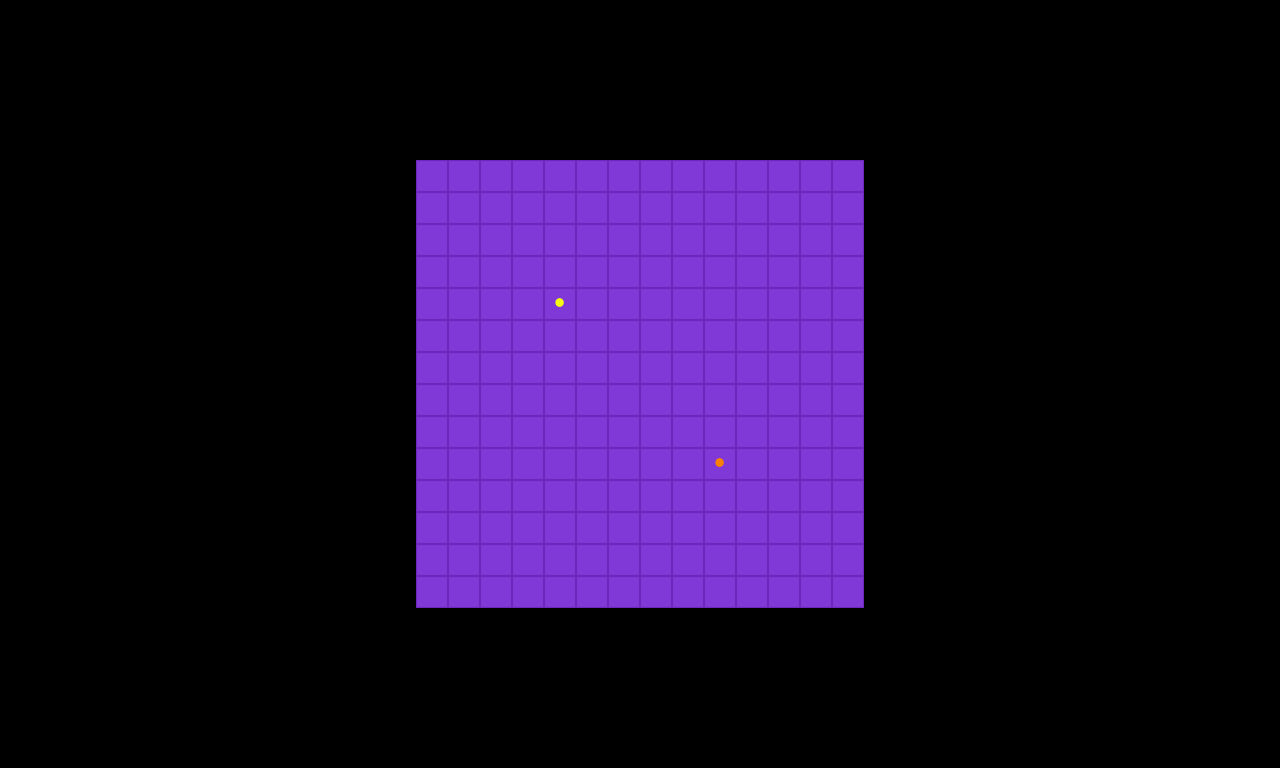

This game map was drawn from its Tiled (.tmx) file and the tilesets committed beside it. A one-line description and the trimmed map source follow:
An orthogonal 40x24 tile map with 32x32 px tiles, 1 tile layer (Tile Layer), 1 hidden layer not drawn, 3 tilesets and 242 objects (0I1, 0I2, 0I3, 0I4, 0I5, ...).

<map version="1.8" tiledversion="1.8.2" orientation="orthogonal" renderorder="right-down" compressionlevel="0" width="40" height="24" tilewidth="32" tileheight="32" infinite="0" nextlayerid="9" nextobjectid="907">
 <tileset firstgid="1" name="tiles" tilewidth="32" tileheight="32" tilecount="0" columns="3">
  <image source="game_squares.png" width="96" height="64" />
 </tileset>
 <tileset firstgid="1" source="tileset1.tsx" />
 <tileset firstgid="6" source="tileset3.tsx" />
 <imagelayer id="2" name="Image Layer" visible="0">
  <image source="bg.png" />
 </imagelayer>
 <objectgroup id="3" name="Object Layer">
  <object id="1" name="0I1" x="32" y="32" width="32" height="32" />
  <object id="3" name="0I2" x="32" y="128" width="32" height="32" />
  <object id="4" name="0I3" x="32" y="256" width="32" height="32" />
  <object id="5" name="0I4" x="32" y="416" width="32" height="32" />
  <object id="6" name="0I5" x="32" y="608" width="32" height="32" />
  <object id="7" name="0V3" x="32" y="704" width="32" height="32" />
  <object id="8" name="0L4" x="128" y="96" width="32" height="32" />
  <object id="9" name="0Y" x="128" y="288" width="32" height="32" />
  <object id="10" name="0O4" x="128" y="384" width="32" height="32" />
  <object id="11" name="0U" x="128" y="480" width="32" height="32" />
  <object id="12" name="0N" x="128" y="576" width="32" height="32" />
  <object id="13" name="0T4" x="160" y="704" width="32" height="32" />
  <object id="14" name="0X" x="256" y="64" width="32" height="32" />
  <object id="15" name="0T5" x="224" y="224" width="32" height="32" />
  <object id="16" name="0Z5" x="320" y="288" width="32" height="32" />
  <object id="17" name="0V5" x="224" y="512" width="32" height="32" />
  <object id="18" name="0L5" x="256" y="704" width="32" height="32" />
  <object id="19" name="0W" x="320" y="416" width="32" height="32" />
  <object id="20" name="0Z4" x="128" y="192" width="32" height="32" />
  <object id="21" name="0P" x="320" y="128" width="32" height="32" />
  <object id="22" name="0F" x="320" y="608" width="32" height="32" />
  <object id="46" name="Board" x="416" y="160" width="448" height="448" />
  <object id="882" name="1I1" x="896" y="32" width="32" height="32" />
  <object id="883" name="1I2" x="896" y="128" width="32" height="32" />
  <object id="884" name="1I3" x="896" y="256" width="32" height="32" />
  <object id="885" name="1I4" x="896" y="416" width="32" height="32" />
  <object id="886" name="1I5" x="896" y="608" width="32" height="32" />
  <object id="887" name="1V3" x="896" y="704" width="32" height="32" />
  <object id="888" name="1L4" x="992" y="96" width="32" height="32" />
  <object id="889" name="1Y" x="992" y="288" width="32" height="32" />
  <object id="890" name="1O4" x="992" y="384" width="32" height="32" />
  <object id="891" name="1U" x="992" y="480" width="32" height="32" />
  <object id="892" name="1N" x="992" y="576" width="32" height="32" />
  <object id="893" name="1T4" x="1024" y="704" width="32" height="32" />
  <object id="894" name="1X" x="1120" y="64" width="32" height="32" />
  <object id="895" name="1T5" x="1088" y="224" width="32" height="32" />
  <object id="896" name="1Z5" x="1184" y="288" width="32" height="32" />
  <object id="897" name="1V5" x="1088" y="512" width="32" height="32" />
  <object id="898" name="1L5" x="1120" y="704" width="32" height="32" />
  <object id="899" name="1W" x="1184" y="416" width="32" height="32" />
  <object id="900" name="1Z4" x="992" y="192" width="32" height="32" />
  <object id="901" name="1P" x="1184" y="128" width="32" height="32" />
  <object id="902" name="1F" x="1184" y="608" width="32" height="32" />
  <object id="903" name="Current Player" x="416.087" y="640.043" width="445.391" />
  <object id="904" name="Timer" x="575.638" y="705.333" width="126.058" />
  <object id="906" name="Settings" x="626.221" y="736.5" width="28.558" />
 </objectgroup>
 <objectgroup id="6" name="Board Layer" visible="0">
  <object id="63" name="0.13" x="416" y="160" width="32" height="32" />
  <object id="64" name="1.13" x="448" y="160" width="32" height="32" />
  <object id="65" name="2.13" x="480" y="160" width="32" height="32" />
  <object id="66" name="3.13" x="512" y="160" width="32" height="32" />
  <object id="67" name="4.13" x="544" y="160" width="32" height="32" />
  <object id="68" name="5.13" x="576" y="160" width="32" height="32" />
  <object id="69" name="6.13" x="608" y="160" width="32" height="32" />
  <object id="70" name="7.13" x="640" y="160" width="32" height="32" />
  <object id="71" name="8.13" x="672" y="160" width="32" height="32" />
  <object id="72" name="9.13" x="704" y="160" width="32" height="32" />
  <object id="73" name="10.13" x="736" y="160" width="32" height="32" />
  <object id="74" name="11.13" x="768" y="160" width="32" height="32" />
  <object id="75" name="12.13" x="800" y="160" width="32" height="32" />
  <object id="76" name="13.13" x="832" y="160" width="32" height="32" />
  <object id="77" name="0.12" x="416" y="192" width="32" height="32" />
  <object id="697" name="2.12" x="480" y="192" width="32" height="32" />
  <object id="710" name="3.12" x="512" y="192" width="32" height="32" />
  <object id="723" name="4.12" x="544" y="192" width="32" height="32" />
  <object id="736" name="5.12" x="576" y="192" width="32" height="32" />
  <object id="749" name="6.12" x="608" y="192" width="32" height="32" />
  <object id="762" name="7.12" x="640" y="192" width="32" height="32" />
  <object id="775" name="8.12" x="672" y="192" width="32" height="32" />
  <object id="788" name="9.12" x="704" y="192" width="32" height="32" />
  <object id="801" name="10.12" x="736" y="192" width="32" height="32" />
  <object id="814" name="11.12" x="768" y="192" width="32" height="32" />
  <object id="827" name="12.12" x="800" y="192" width="32" height="32" />
  <object id="880" name="13.12" x="832" y="192" width="32" height="32" />
  <object id="79" name="1.12" x="448" y="192" width="32" height="32" />
  <object id="105" name="1.11" x="448" y="224" width="32" height="32" />
  <object id="106" name="0.11" x="416" y="224" width="32" height="32" />
  <object id="696" name="2.11" x="480" y="224" width="32" height="32" />
  <object id="709" name="3.11" x="512" y="224" width="32" height="32" />
  <object id="722" name="4.11" x="544" y="224" width="32" height="32" />
  <object id="735" name="5.11" x="576" y="224" width="32" height="32" />
  <object id="748" name="6.11" x="608" y="224" width="32" height="32" />
  <object id="761" name="7.11" x="640" y="224" width="32" height="32" />
  <object id="774" name="8.11" x="672" y="224" width="32" height="32" />
  <object id="787" name="9.11" x="704" y="224" width="32" height="32" />
  <object id="800" name="10.11" x="736" y="224" width="32" height="32" />
  <object id="813" name="11.11" x="768" y="224" width="32" height="32" />
  <object id="826" name="12.11" x="800" y="224" width="32" height="32" />
  <object id="879" name="13.11" x="832" y="224" width="32" height="32" />
  <object id="107" name="0.10" x="416" y="256" width="32" height="32" />
  <object id="695" name="2.10" x="480" y="256" width="32" height="32" />
  <object id="708" name="3.10" x="512" y="256" width="32" height="32" />
  <object id="721" name="4.10" x="544" y="256" width="32" height="32" />
  <object id="734" name="5.10" x="576" y="256" width="32" height="32" />
  <object id="747" name="6.10" x="608" y="256" width="32" height="32" />
  <object id="760" name="7.10" x="640" y="256" width="32" height="32" />
  </objectgroup>
 <layer id="8" name="Tile Layer" width="40" height="24">
  <data>[960 cells, 196 non-empty, 3 distinct tile ids]</data>
 </layer>
</map>
<!-- 147 of 242 objects omitted -->
